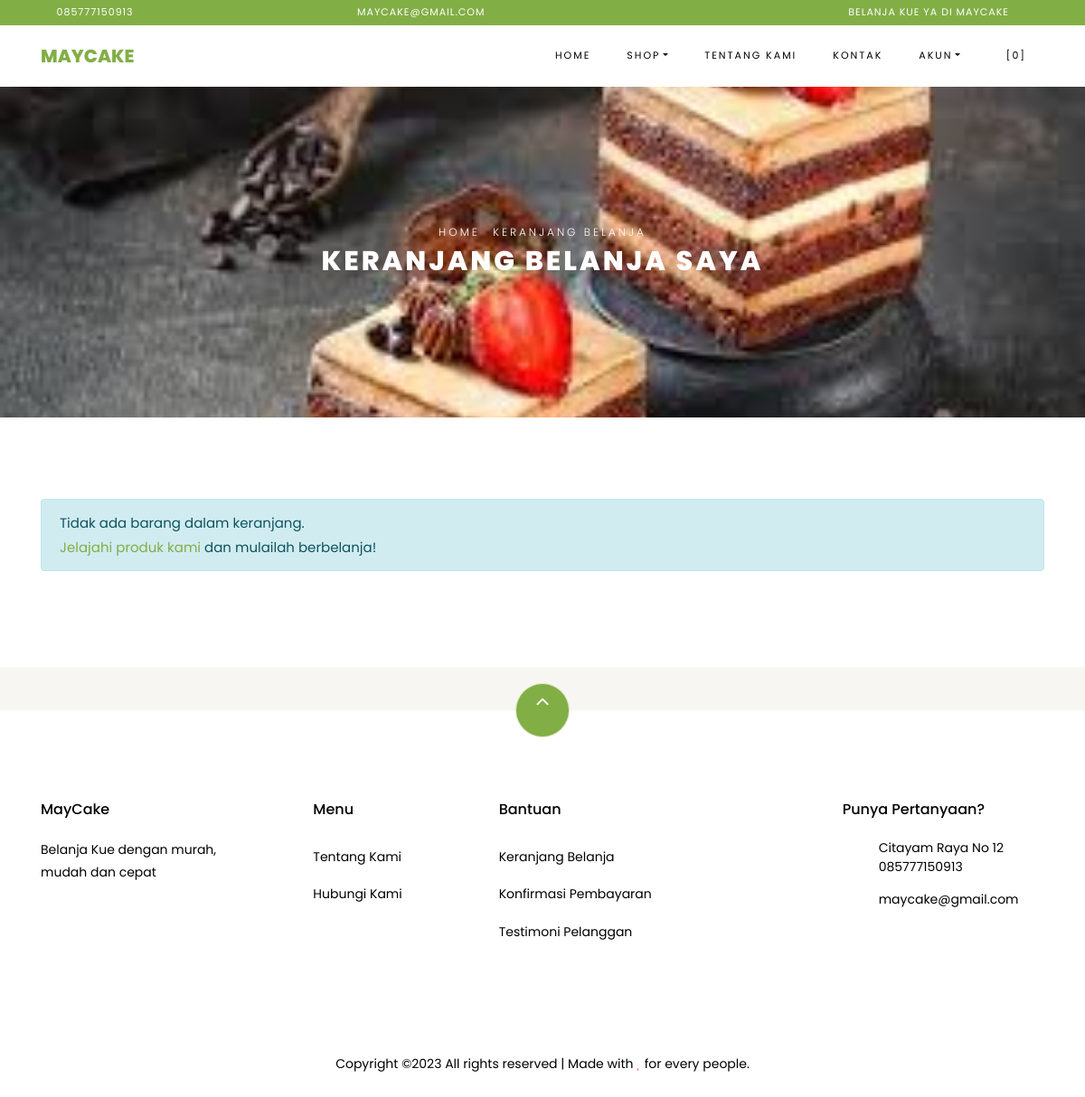
The app's page /index.php/shop/cart with its own data.
### tables this page shows
CREATE TABLE `settings` (
  `id` int(10) NOT NULL,
  `key` varchar(32) NOT NULL,
  `content` varchar(191) NOT NULL
);

### application/helpers/themes_helper.php (called while the page is built, shortened)
<?php
if ( ! function_exists('get_theme_name'))
{
    function get_theme_name() {
        $current_theme = get_settings('current_theme_name');
        return ($current_theme) ? $current_theme : false;
    }
}
if ( ! function_exists('get_template_part'))
{
    function get_template_part($file_name = null, $params = array()) {
        if ($file_name !== '') {
            $current_theme = get_theme_name();
            if ( file_exists($file_location = VIEWPATH .'themes/'. $current_theme .'/'. $file_name .'.php')) {
                $CI =& get_instance();
                $CI->load->view('themes/'. $current_theme .'/'. $file_name, $params);
            }
            else {
                echo '<div>Kesalahan: berkas tema <b>'. $file_name .'.php</b> tidak ditemukan.<br>Lokasi berkas: <b>'. $file_location .'</b></div>';
            }
        }
    }
}
if ( ! function_exists('get_header'))
{
    function get_header($params = null, $section = '', $current_section = '') {
        $load_params = array();
        if ( is_null($params)) {
            $load_params['title'] = get_settings('site_name');
        }
        else if ( is_string($params)) {
            $load_params['title'] = $params;
        }
        $load_params['sidebar_section'] = $section;
        $load_params['current_section'] = $current_section;
        get_template_part('header', $load_params);
    }
}
if ( ! function_exists('get_footer'))
{
    function get_footer($params = array()) {
        get_template_part('footer', $params);
    }
}
if ( ! function_exists('get_theme_uri'))
{
    function get_theme_uri($file_name = null, $theme_name = NULL)
    {
        $theme_name = ($theme_name == NULL) ? get_theme_name() : $theme_name;
        return is_null($file_name) ? base_url('assets/themes/'. $theme_name .'/') : base_url('assets/themes/'. $theme_name .'/'. $file_name) ;
    }
}

### application/controllers/Shop.php (called while the page is built, shortened)
<?php
class Shop extends CI_Controller {
    public function cart()
    {
        $cart['carts'] = $this->cart->contents();
        $cart['total_cart'] = $this->cart->total();
        $ongkir = ($cart['total_cart'] >= get_settings('min_shop_to_free_shipping_cost')) ? 0 : get_settings('shipping_cost');
        $cart['total_price'] = $cart['total_cart'] + $ongkir;
        get_header('Keranjang Belanja');
        get_template_part('shop/cart', $cart);
        get_footer();
    }
}

### index.php (called while the page is built, shortened)
<?php
require_once BASEPATH.'core/CodeIgniter.php';

### application/helpers/global_helper.php (called while the page is built, shortened)
<?php
if ( ! function_exists('get_settings'))
{
    function get_settings($key = '')
    {
        $CI =& get_instance();
        $row = $CI->db
            ->select('content')
            ->where('key', $key)
            ->get('settings')
            ->row();
        return $row->content;
    }
}
if ( ! function_exists('get_store_name'))
{
    function get_store_name()
    {
        return get_settings('store_name');
    }
}

### application/helpers/session_helper.php (called while the page is built, shortened)
<?php
if ( ! function_exists('init'))
{
    function init()
    {
        $CI =& get_instance();
        return $CI;
    }
}
if( ! function_exists('session_data'))
{
    function session_data()
    {
        $CI = init();
        $read_session_in_cookie = get_cookie('__ACTIVE_SESSION_DATA');
        $read_session_in_session = $CI->session->userdata('__ACTIVE_SESSION_DATA');
        if ($read_session_in_cookie)
        {
            $read_data = $CI->encryption->decrypt($read_session_in_cookie);
            $read_data = json_decode($read_data);
            return $read_data;
        }
        else if ($read_session_in_session)
        {
            $read_data = $CI->encryption->decrypt($read_session_in_session);
            $read_data = json_decode($read_data);
            return $read_data;
        }
        else {
            $default_session = new stdClass();
            $default_session->is_login = FALSE;
            $default_session->user_id = 0;
            $default_session->login_at = 0;
            $default_session->remember_me = FALSE;
            return $default_session;
        }
    }
}

### application/views/themes/vegefoods/shop/cart.php (the view, shortened to what this page needs)
<div class="hero-wrap hero-bread" style="background-image: url('<?php echo get_theme_uri('images/6.jpg'); ?>');">
    <div class="container">
      <div class="row no-gutters slider-text align-items-center justify-content-center">
        <div class="col-md-9 ftco-animate text-center">
            <p class="breadcrumbs"><span class="mr-2"><?php echo anchor(base_url(), 'Home'); ?></span> <span>Keranjang Belanja</span></p>
          <h1 class="mb-0 bread">Keranjang Belanja Saya</h1>
        </div>
      </div>
    </div>
  </div>
  <section class="ftco-section ftco-Keranjang Belanja">
          <div class="container">
          <?php if ( count($carts) > 0) : ?>
            <form action="<?php echo site_url('shop/checkout'); ?>" method="POST">
              <div class="row">
              <div class="col-md-12 ftco-animate">
                  <div class="cart-list">
                      <table class="table">
                          <thead class="thead-primary">
                            <tr class="text-center">
                              <th>&nbsp;</th>
                              <th>&nbsp;</th>
                              <th>Produk</th>
                              <th>Harga</th>
                              <th>Kuantitas</th>
                              <th>Sub Total</th>
                            </tr>
                          </thead>
                          <tbody>
                              <?php foreach ($carts as $item) : ?>
                            <tr class="text-center cart-<?php echo $item['rowid']; ?>">
                              <td class="product-remove"><a href="#" class="remove-item" data-rowid="<?php echo $item['rowid']; ?>"><span class="ion-ios-close"></span></a></td>
                              <td class="image-prod"><div class="img img-fluid rounded" style="background-image:url(<?php echo get_product_image($item['id']); ?>);"></div></td>
                              <td class="product-name">
                                  <h3><?php echo $item['name']; ?></h3>
                              </td>
                              <td class="price">Rp <?php echo format_rupiah($item['price']); ?></td>
                              <td class="quantity">
                                  <div class="input-group mb-3">
                                   <input type="text" name="quantity[<?php echo $item['rowid']; ?>]" class="quantity form-control input-number" value="<?php echo $item['qty']; ?>" min="1" max="100">
                                </div>
                            </td>
                              <td class="total">Rp <?php echo format_rupiah($item['subtotal']); ?></td>
                            </tr>
                              <?php endforeach; ?>
                          </tbody>
                        </table>
                    </div>
              </div>
          </div>
          <div class="row justify-content-end">
              <div class="col-lg-4 mt-5 cart-wrap ftco-animate">
                  <div class="cart-total mb-3">
                      <h3>Kode Kupon</h3>
                      <p>Punya kode kupon? Gunakan kupon kamu untuk mendapatkan potongan harga menarik</p>
                <div class="form-group">
                    <label for="code">Kode:</label>
                  <input id="code" name="coupon_code" type="text" class="form-control text-left px-3" placeholder="">
                </div>
                  </div>
              </div>
              <div class="col-lg-4 mt-5 cart-wrap ftco-animate">
                  <div class="cart-total mb-3">
                      <h3>Rincian Keranjang</h3>
                      <p class="d-flex">
                          <span>Subtotal</span>
                          <span class="n-subtotal font-weight-bold">Rp <?php echo format_rupiah($total_cart); ?></span>
                      </p>
                      <p class="d-flex">
                          <span>Biaya pengiriman</span>
                          <?php if ( $total_cart >= get_settings('min_shop_to_free_shipping_cost')) : ?>
                          <span class="n-ongkir font-weight-bold">Gratis</span>
                          <?php else : ?>
                            <span class="n-ongkir font-weight-bold">Rp <?php echo format_rupiah(get_settings('shipping_cost')); ?></span>
                          <?php endif; ?>
                      </p>
                      <hr>
                      <p class="d-flex total-price">
                          <span>Total</span>
                          <span class="n-total font-weight-bold">Rp <?php echo format_rupiah($total_price); ?></span>
                      </p>
                  </div>
                  <p><button type="submit" class="btn btn-primary py-3 px-4">Checkout</button></p>
              </div>
          </div>
          </form>
          <?php else : ?>
            <div class="row">
              <div class="col-md-12 ftco-animate">
                <div class="alert alert-info">Tidak ada barang dalam keranjang.<br><?php echo anchor('browse', 'Jelajahi produk kami'); ?> dan mulailah berbelanja!</div>
              </div>
            </div>
          <?php endif; ?>
          </div>
      </section>

### application/views/themes/vegefoods/header.php (shortened to what this page needs)
?><!DOCTYPE html>
<html lang="en">
  <head>
    <link rel="stylesheet" href="<?php echo get_theme_uri('css/open-iconic-bootstrap.min.css'); ?>">
    <link rel="stylesheet" href="<?php echo get_theme_uri('css/animate.css'); ?>">
    <link rel="stylesheet" href="<?php echo get_theme_uri('css/owl.carousel.min.css'); ?>">
    <link rel="stylesheet" href="<?php echo get_theme_uri('css/owl.theme.default.min.css'); ?>">
    <link rel="stylesheet" href="<?php echo get_theme_uri('css/magnific-popup.css'); ?>">
    <link rel="stylesheet" href="<?php echo get_theme_uri('css/aos.css'); ?>">
	<link rel="stylesheet" href="<?php echo get_theme_uri('css/ionicons.min.css'); ?>">
	<link rel="stylesheet" href="<?php echo get_theme_uri('js/plugins/@fortawesome/fontawesome-free/css/all.min.css', 'argon'); ?>">
    <link rel="stylesheet" href="<?php echo get_theme_uri('css/bootstrap-datepicker.css'); ?>">
    <link rel="stylesheet" href="<?php echo get_theme_uri('css/jquery.timepicker.css'); ?>">
    <link rel="stylesheet" href="<?php echo get_theme_uri('css/flaticon.css'); ?>">
    <link rel="stylesheet" href="<?php echo get_theme_uri('css/icomoon.css'); ?>">
	<link rel="stylesheet" href="<?php echo get_theme_uri('css/style.css'); ?>">
	<link rel="stylesheet" href="<?php echo base_url('assets/plugins/toastr/toastr.min.css'); ?>">
  </head>
  <body class="goto-here">
		<div class="py-1 bg-primary">
    	<div class="container">
    		<div class="row no-gutters d-flex align-items-start align-items-center px-md-0">
	    		<div class="col-lg-12 d-block">
		    		<div class="row d-flex">
		    			<div class="col-md pr-4 d-flex topper align-items-center">
					    	<div class="icon mr-2 d-flex justify-content-center align-items-center"><span class="icon-phone2"></span></div>
						    <span class="text"><?php echo get_settings('store_phone_number'); ?></span>
					    </div>
					    <div class="col-md pr-4 d-flex topper align-items-center">
					    	<div class="icon mr-2 d-flex justify-content-center align-items-center"><span class="icon-paper-plane"></span></div>
						    <span class="text"><?php echo get_settings('store_email'); ?></span>
					    </div>
					    <div class="col-md-5 pr-4 d-flex topper align-items-center text-lg-right">
						    <span class="text"><?php echo get_settings('store_tagline'); ?></span>
					    </div>
				    </div>
			    </div>
		    </div>
		  </div>
    </div>
    <nav class="navbar navbar-expand-lg navbar-dark ftco_navbar bg-dark ftco-navbar-light" id="ftco-navbar">
	    <div class="container">
	      <a class="navbar-brand" href="<?php echo base_url(); ?>"><?php echo get_store_name(); ?></a>
	      <div class="collapse navbar-collapse" id="ftco-nav">
	        <ul class="navbar-nav ml-auto">
	          <li class="nav-item active"><a href="<?php echo base_url(); ?>" class="nav-link">Home</a></li>
	          <li class="nav-item dropdown">
              <a class="nav-link dropdown-toggle" href="#" id="dropdown04" data-toggle="dropdown" aria-haspopup="true" aria-expanded="false">Shop</a>
            </li>
	          <li class="nav-item"><a href="<?php echo site_url('pages/about'); ?>" class="nav-link">Tentang Kami</a></li>
              <li class="nav-item"><a href="<?php echo site_url('pages/contact'); ?>" class="nav-link">Kontak</a></li>
              <li class="nav-item dropdown">
              <a class="nav-link dropdown-toggle" href="#" id="dropdown05" data-toggle="dropdown" aria-haspopup="true" aria-expanded="false">Akun</a>
            </li>
	          <li class="nav-item cta cta-colored"><a href="<?php echo site_url('shop/cart'); ?>" class="nav-link"><span class="icon-shopping_cart"></span>[<span class="cart-item-total">0</span>]</a></li>
	        </ul>
	      </div>
	    </div>
	  </nav>

### application/views/themes/vegefoods/footer.php (shortened to what this page needs)
<section class="ftco-section ftco-no-pt ftco-no-pb py-5 bg-light">
    <div class="container py-4">
    </div>
  </section>
  <footer class="ftco-footer ftco-section">
    <div class="container">
        <div class="row">
            <div class="mouse">
                      <a href="#" class="mouse-icon">
                          <div class="mouse-wheel"><span class="ion-ios-arrow-up"></span></div>
                      </a>
                  </div>
        </div>
      <div class="row mb-5">
        <div class="col-md">
          <div class="ftco-footer-widget mb-4">
            <h2 class="ftco-heading-2"><?php echo get_store_name(); ?></h2>
            <p><?php echo get_settings('store_description'); ?></p>
            <ul class="ftco-footer-social list-unstyled float-md-left float-lft mt-5">
            </ul>
          </div>
        </div>
        <div class="col-md">
          <div class="ftco-footer-widget mb-4 ml-md-5">
            <h2 class="ftco-heading-2">Menu</h2>
            <ul class="list-unstyled">
              <li><a href="<?php echo site_url('pages/about'); ?>" class="py-2 d-block">Tentang Kami</a></li>
              <li><a href="<?php echo site_url('pages/contact'); ?>" class="py-2 d-block">Hubungi Kami</a></li>
            </ul>
          </div>
        </div>
        <div class="col-md-4">
           <div class="ftco-footer-widget mb-4">
            <h2 class="ftco-heading-2">Bantuan</h2>
            <div class="d-flex">
                <ul class="list-unstyled mr-l-5 pr-l-3 mr-4">
                  <li><a href="<?php echo site_url('shop/cart'); ?>" class="py-2 d-block">Keranjang Belanja</a></li>
                  <li><a href="<?php echo site_url('customer/payments/confirm'); ?>" class="py-2 d-block">Konfirmasi Pembayaran</a></li>
                  <li><a href="<?php echo site_url('shop/testimonial'); ?>" class="py-2 d-block">Testimoni Pelanggan</a></li>
                </ul>
              </div>
          </div>
        </div>
        <div class="col-md">
          <div class="ftco-footer-widget mb-4">
              <h2 class="ftco-heading-2">Punya Pertanyaan?</h2>
              <div class="block-23 mb-3">
                <ul>
                  <li><span class="icon icon-map-marker"></span><span class="text"><?php echo get_settings('store_address'); ?></span></li>
                  <li><a href="#"><span class="icon icon-phone"></span><span class="text"><?php echo get_settings('store_phone_number'); ?></span></a></li>
                  <li><a href="#"><span class="icon icon-envelope"></span><span class="text"><?php echo get_settings('store_email'); ?></span></a></li>
                </ul>
              </div>
          </div>
        </div>
      </div>
      <div class="row">
        <div class="col-md-12 text-center">
          <p>
                        Copyright &copy;<script>document.write(new Date().getFullYear());</script> All rights reserved | Made with <i class="icon-heart text-danger" aria-hidden="true"></i> for every people.
                      </p>
        </div>
      </div>
    </div>
  </footer>
</body>
</html>

### records on screen
settings: content "085777150913"
settings: content "MAYCAKE@GMAIL.COM", content "maycake@gmail.com"
settings: content "BELANJA KUE YA DI MAYCAKE"
settings: content "MAYCAKE", content "MayCake"
settings: content (picture)
settings: content "Belanja Kue dengan murah, mudah dan cepat"
settings: content "Citayam Raya No 12"

### other values on screen
anchor(base_url(), 'Home') "HOME"
anchor('browse', 'Jelajahi produk kami') "Jelajahi produk kami"
